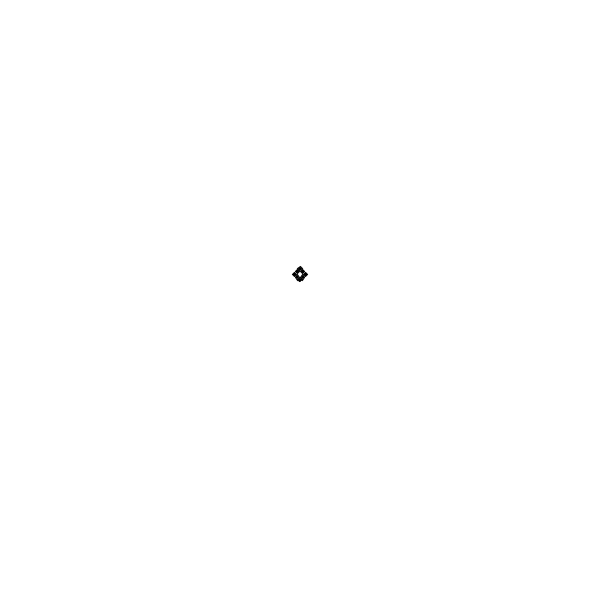
Frame 1 (no input)
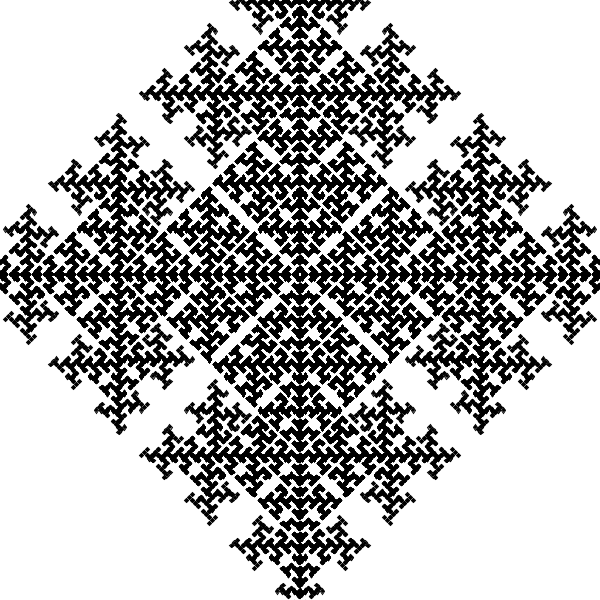
Frame 60 (the mouse pressed at the canvas centre just before this capture)
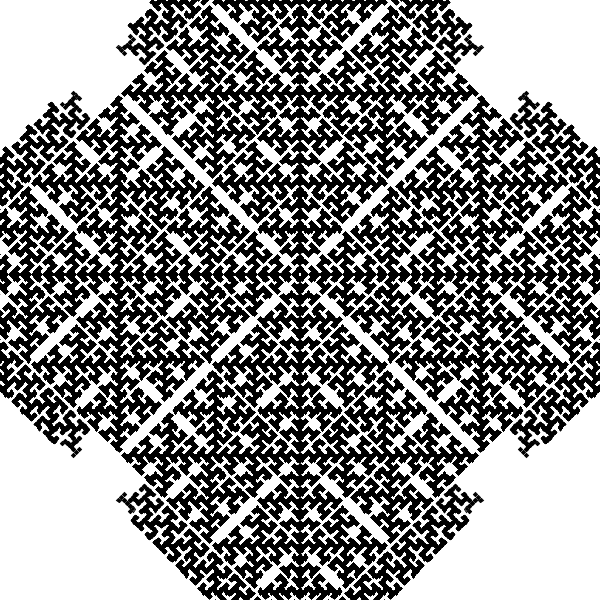
Frame 120 (the mouse held since frame 60 and released just before this capture)

The Processing sketch that drew these frames (run headless with seeded random() and noise(); from frame 60 on, the mouse is pressed at the canvas centre):

// Processing sketch: toothPicPattern
// ── toothPicPattern.pde
int[][] grid, count;
int i, j, squareLen, magFactor=4;
void setup()
{
  size(600, 600);background(255);frameRate(5);rectMode(CENTER);
  squareLen = width/magFactor;
  grid = new int[squareLen][squareLen];
  count = new int[squareLen][squareLen];  
  grid[width/(2*magFactor)][height/(2*magFactor)]=1;
}
void draw()
{
  calculate();
  display();
}


void calculate()
{
 for(i=1;i<squareLen-1;i++){for(j=1;j<squareLen-1;j++)
 {
      if(grid[i][j] == 0){ count[i][j]=0;
        for(int x=i-1;x<=i+1;x++){for(int y=j-1;y<=j+1;y++){
            if(grid[x][y]==1)count[i][j]++; }}}}
 }
}


void display()
{
  translate(width/2, -height/4);rotate(PI/4);
  for(i=0;i<squareLen;i++){for(j=0;j<squareLen;j++){if(count[i][j] == 1)
  {
        stroke(0); fill(0);grid[i][j]=1;
        rect(i*magFactor, j*magFactor, 0.75*magFactor, 0.75*magFactor); }}
  }    
}
